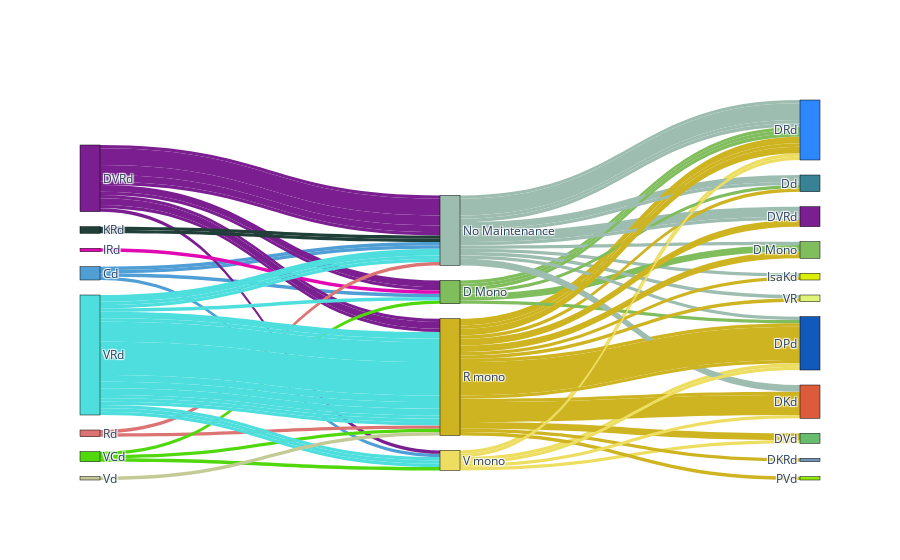

Here is the notebook cell this chart was saved with:
### Code cell
import plotly.graph_objects as go
import random

# Helper function to add identifier to regimen names
def add_identifier(regimen, identifier):
    return regimen + "_" + identifier

# Grouping data to get counts for each flow
induction_counts = cd38_filtered_data['REGIMEN_induction'].value_counts()
maintenance_counts = cd38_filtered_data['REGIMEN_maintenance'].value_counts()
line2_counts = cd38_filtered_data['REGIMEN'].value_counts()

# Counting unique patients for each combination of Induction, Maintenance, and Line 2 regimens
combination_counts = cd38_filtered_data.groupby(['REGIMEN_induction', 'REGIMEN_maintenance', 'REGIMEN']).size().reset_index(name='count')

# Initializing the lists for the Sankey diagram
source = []
target = []
value = []
label = []

# Populating the lists for Induction to Maintenance connections
for index, row in combination_counts.iterrows():
    # Induction
    if add_identifier(row['REGIMEN_induction'], "I") not in label:
        label.append(add_identifier(row['REGIMEN_induction'], "I"))
    source.append(label.index(add_identifier(row['REGIMEN_induction'], "I")))
    
    # Maintenance
    if add_identifier(row['REGIMEN_maintenance'], "M") not in label:
        label.append(add_identifier(row['REGIMEN_maintenance'], "M"))
    target.append(label.index(add_identifier(row['REGIMEN_maintenance'], "M")))
    
    # Value
    value.append(row['count'])

# Populating the lists for Maintenance to Line 2 connections
for index, row in combination_counts.iterrows():
    # Maintenance
    if add_identifier(row['REGIMEN_maintenance'], "M") not in label:
        label.append(add_identifier(row['REGIMEN_maintenance'], "M"))
    source.append(label.index(add_identifier(row['REGIMEN_maintenance'], "M")))
    
    # Line 2
    if add_identifier(row['REGIMEN'], "2") not in label:
        label.append(add_identifier(row['REGIMEN'], "2"))
    target.append(label.index(add_identifier(row['REGIMEN'], "2")))
    
    # Value
    value.append(row['count'])

# Removing the identifiers for node labels
label_clean = [l.split("_")[0] for l in label]

# Generate a random color
def generate_random_color():
    return 'rgba({}, {}, {}, 1)'.format(random.randint(0, 255), 
                                        random.randint(0, 255), 
                                        random.randint(0, 255))

# Create a color map with random colors for each unique node label
color_map = {label: generate_random_color() for label in label_clean}

# Determine the colors for nodes based on the color_map
node_colors = [color_map[label] for label in label_clean]

# Use a loop to determine the color of each link based on its source node
link_colors = [node_colors[src] for src in source]

# Create the Sankey diagram
fig = go.Figure(go.Sankey(
    node=dict(
        pad=15,
        thickness=20,
        line=dict(color="black", width=0.5),
        label=label_clean,
        color=node_colors
    ),
    link=dict(
        source=source,
        target=target,
        value=value,
        color=link_colors
    )
))

fig.update_layout()
fig

### Figure 1 — Plotly figure (JSON) as saved in the notebook; plotly's stock layout.template omitted (floating-point values rounded to 4 significant figures)
{"data": [{"link": {"color": ["rgba(79, 158, 213, 1)", "rgba(79, 158, 213, 1)", "rgba(79, 158, 213, 1)", "rgba(79, 158, 213, 1)", "rgba(122, 30, 144, 1)", "rgba(122, 30, 144, 1)", "rgba(122, 30, 144, 1)", "rgba(122, 30, 144, 1)", "rgba(122, 30, 144, 1)", "rgba(122, 30, 144, 1)", "rgba(122, 30, 144, 1)", "rgba(122, 30, 144, 1)", "rgba(122, 30, 144, 1)", "rgba(122, 30, 144, 1)", "rgba(122, 30, 144, 1)", "rgba(224, 9, 178, 1)", "rgba(32, 63, 56, 1)", "rgba(32, 63, 56, 1)", "rgba(220, 116, 116, 1)", "rgba(220, 116, 116, 1)", "rgba(81, 216, 12, 1)", "rgba(81, 216, 12, 1)", "rgba(81, 216, 12, 1)", "rgba(79, 222, 222, 1)", "rgba(79, 222, 222, 1)", "rgba(79, 222, 222, 1)", "rgba(79, 222, 222, 1)", "rgba(79, 222, 222, 1)", "rgba(79, 222, 222, 1)", "rgba(79, 222, 222, 1)", "rgba(79, 222, 222, 1)", "rgba(79, 222, 222, 1)", "rgba(79, 222, 222, 1)", "rgba(79, 222, 222, 1)", "rgba(79, 222, 222, 1)", "rgba(79, 222, 222, 1)", "rgba(79, 222, 222, 1)", "rgba(79, 222, 222, 1)", "rgba(79, 222, 222, 1)", "rgba(79, 222, 222, 1)", "rgba(196, 202, 150, 1)", "rgba(128, 189, 93, 1)", "rgba(158, 189, 177, 1)", "rgba(158, 189, 177, 1)", "rgba(237, 222, 98, 1)", "rgba(128, 189, 93, 1)", "rgba(128, 189, 93, 1)", "rgba(158, 189, 177, 1)", "rgba(158, 189, 177, 1)", "rgba(158, 189, 177, 1)", "rgba(158, 189, 177, 1)", "rgba(158, 189, 177, 1)", "rgba(207, 180, 34, 1)", "rgba(207, 180, 34, 1)", "rgba(207, 180, 34, 1)", "rgba(237, 222, 98, 1)", "rgba(128, 189, 93, 1)", "rgba(158, 189, 177, 1)", "rgba(158, 189, 177, 1)", "rgba(158, 189, 177, 1)", "rgba(207, 180, 34, 1)", "rgba(128, 189, 93, 1)", "rgba(207, 180, 34, 1)", "rgba(237, 222, 98, 1)", "rgba(128, 189, 93, 1)", "rgba(158, 189, 177, 1)", "rgba(158, 189, 177, 1)", "rgba(158, 189, 177, 1)", "rgba(207, 180, 34, 1)", "rgba(207, 180, 34, 1)", "rgba(207, 180, 34, 1)", "rgba(207, 180, 34, 1)", "rgba(207, 180, 34, 1)", "rgba(207, 180, 34, 1)", "rgba(207, 180, 34, 1)", "rgba(207, 180, 34, 1)", "rgba(207, 180, 34, 1)", "rgba(207, 180, 34, 1)", "rgba(237, 222, 98, 1)", "rgba(237, 222, 98, 1)", "rgba(237, 222, 98, 1)", "rgba(207, 180, 34, 1)"], "source": [0, 0, 0, 0, 4, 4, 4, 4, 4, 4, 4, 4, 4, 4, 4, 6, 7, 7, 8, 8, 9, 9, 9, 10, 10, 10, 10, 10, 10, 10, 10, 10, 10, 10, 10, 10, 10, 10, 10, 10, 11, 1, 2, 2, 3, 1, 1, 2, 2, 2, 2, 2, 5, 5, 5, 3, 1, 2, 2, 2, 5, 1, 5, 3, 1, 2, 2, 2, 5, 5, 5, 5, 5, 5, 5, 5, 5, 5, 3, 3, 3, 5], "target": [1, 2, 2, 3, 1, 1, 2, 2, 2, 2, 2, 5, 5, 5, 3, 1, 2, 2, 2, 5, 1, 5, 3, 1, 2, 2, 2, 5, 5, 5, 5, 5, 5, 5, 5, 5, 5, 3, 3, 3, 5, 12, 12, 13, 12, 14, 12, 14, 12, 15, 16, 17, 18, 12, 16, 18, 12, 18, 12, 12, 19, 16, 12, 20, 18, 19, 15, 16, 14, 21, 19, 18, 12, 15, 20, 13, 22, 17, 19, 18, 12, 18], "value": [1, 1, 1, 1, 2, 1, 1, 5, 3, 2, 1, 1, 2, 1, 1, 1, 1, 1, 1, 1, 1, 1, 1, 1, 2, 1, 1, 2, 1, 6, 10, 2, 2, 2, 1, 1, 1, 1, 1, 1, 1, 1, 1, 1, 1, 2, 1, 1, 5, 3, 2, 1, 1, 2, 1, 1, 1, 1, 1, 1, 1, 1, 1, 1, 1, 2, 1, 1, 2, 1, 6, 10, 2, 2, 2, 1, 1, 1, 1, 1, 1, 1]}, "node": {"color": ["rgba(79, 158, 213, 1)", "rgba(128, 189, 93, 1)", "rgba(158, 189, 177, 1)", "rgba(237, 222, 98, 1)", "rgba(122, 30, 144, 1)", "rgba(207, 180, 34, 1)", "rgba(224, 9, 178, 1)", "rgba(32, 63, 56, 1)", "rgba(220, 116, 116, 1)", "rgba(81, 216, 12, 1)", "rgba(79, 222, 222, 1)", "rgba(196, 202, 150, 1)", "rgba(45, 136, 254, 1)", "rgba(221, 238, 13, 1)", "rgba(128, 189, 93, 1)", "rgba(122, 30, 144, 1)", "rgba(55, 130, 148, 1)", "rgba(223, 244, 120, 1)", "rgba(17, 89, 186, 1)", "rgba(219, 91, 58, 1)", "rgba(104, 188, 109, 1)", "rgba(112, 148, 180, 1)", "rgba(148, 234, 15, 1)"], "label": ["Cd", "D Mono", "No Maintenance", "V mono", "DVRd", "R mono", "IRd", "KRd", "Rd", "VCd", "VRd", "Vd", "DRd", "IsaKd", "D Mono", "DVRd", "Dd", "VR", "DPd", "DKd", "DVd", "DKRd", "PVd"], "line": {"color": "black", "width": 0.5}, "pad": 15, "thickness": 20}, "type": "sankey"}], "layout": {}}
